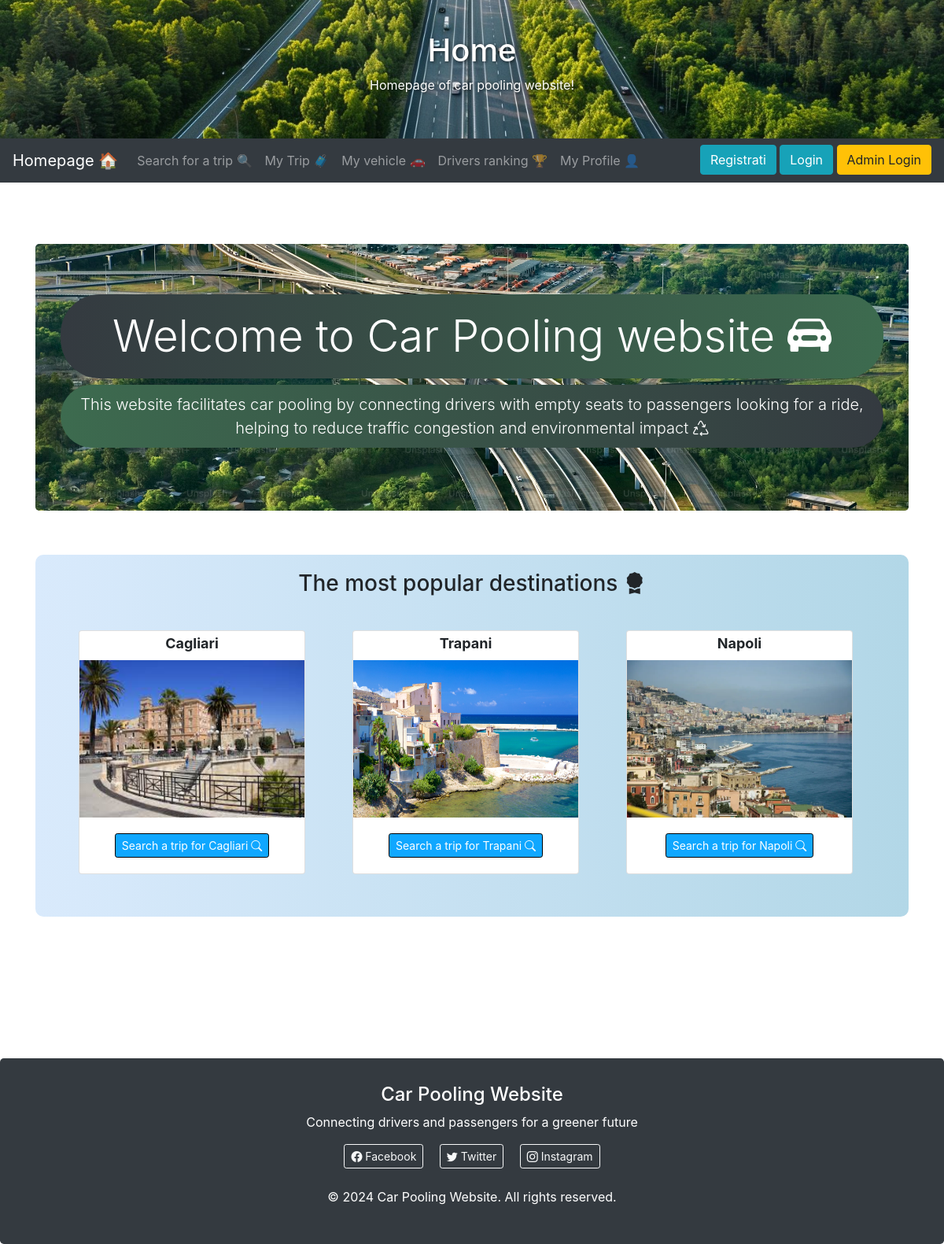
Before: / with the older database file.
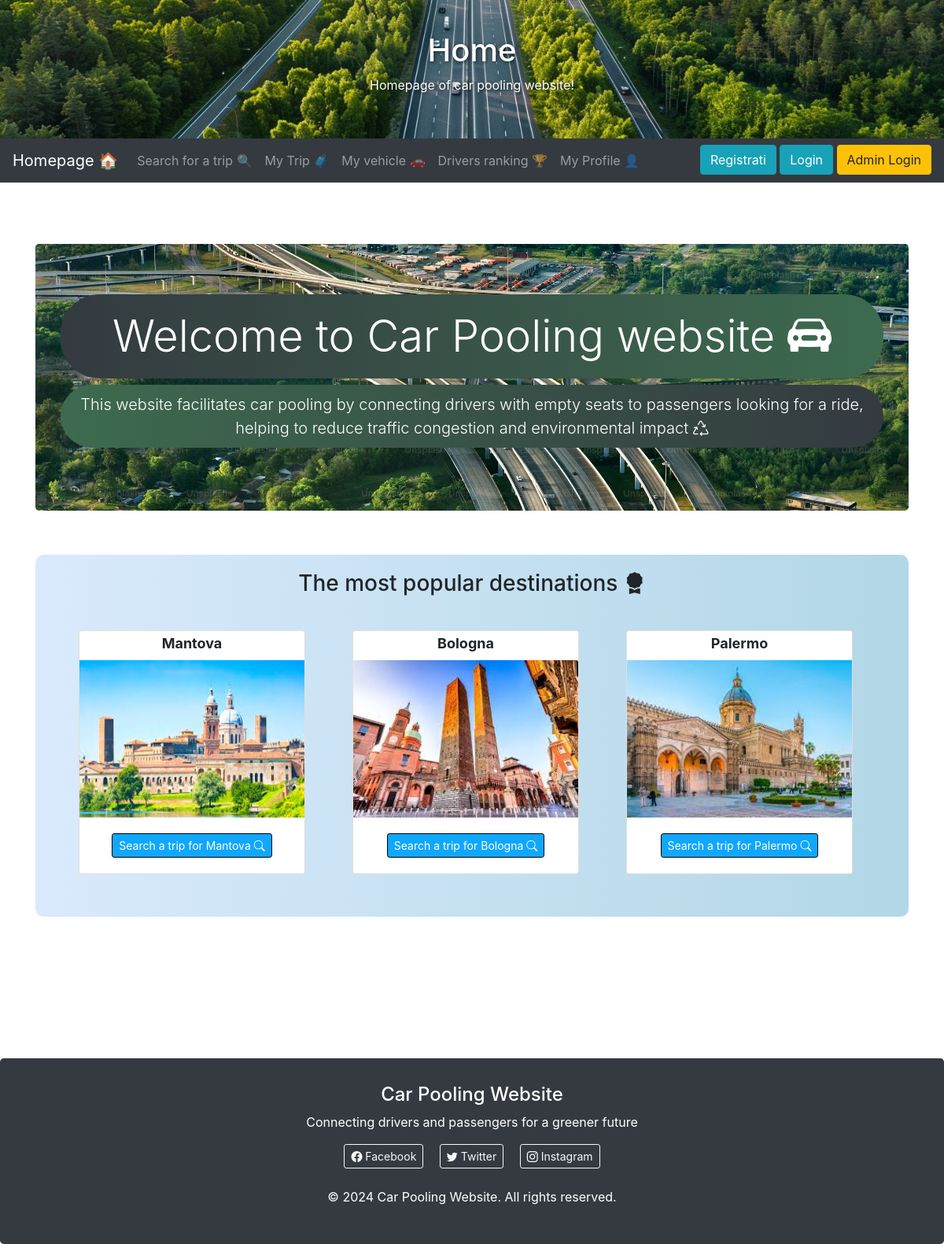
After: the same page with the newer database file.
### gestione/models.py (models this page shows, shortened)
class Ride(models.Model):
    car = models.ForeignKey(Car , on_delete=models.SET_NULL , default = None ,null=True , related_name="my_rides")
    user = models.ForeignKey(User, on_delete=models.PROTECT,blank=True,null=True,default=None, related_name="my_rides")
    departure_location = models.CharField(max_length=30 , null  = False , default = "NO_LOCATION_D")
    departure_state = models.CharField(max_length=30 , null  = False , default = "NO_STATE_D")
    departure_address = models.CharField(max_length=30 , null  = False , default = "NO_ADDRESS_D")
    arrival_location = models.CharField(max_length=30 , null = False , default = "NO_LOCATION_A")
    arrival_state = models.CharField(max_length=30 , null  = False , default = "NO_STATE_A")
    arrival_address = models.CharField(max_length=30 , null  = False , default = "NO_ADDRESS_A")
    departure_time = models.DateTimeField(null=False , default=timezone.make_aware(timezone.datetime(1970, 1, 1, 0, 0, 0)))
    arrival_time = models.DateTimeField(null=False , default=timezone.make_aware(timezone.datetime(1970, 1, 1, 0, 0, 0)))
    open_registration_time = models.DateTimeField(null = False , default=timezone.make_aware(timezone.datetime(1970, 1, 1, 0, 0, 0)))
    close_registration_time = models.DateTimeField(null = False , default=timezone.make_aware(timezone.datetime(1970, 1, 1, 0, 0, 0)))
    max_passenger = models.IntegerField(default=0 , null = False )
    image = models.ImageField(upload_to='ride_images/', null=True, blank=True)

### CarPooling/views.py (the view)
# urls.py: re_path(r"^$|^\/$|^home\/$", home_page ,name="home"),  # Homepage
def home_page(request):
    top_destination = Ride.objects.raw("""
        SELECT id, arrival_location, COUNT(id) as count, MAX(image) as max_img
        FROM gestione_ride
        GROUP BY arrival_location
        ORDER BY count DESC
        LIMIT 3
    """)
    ctx = { "top_destination": top_destination}
    return render(request, template_name="home.html" , context=ctx)

### templates/home.html (shortened to what this page needs)
{% extends 'basebs.html' %}
{% load static %}
{% block header1 %}
  <div class="header-background">
    <h1>Home</h1>
    <p>Homepage of car pooling website!</p>
  </div>
{% endblock %}
{% block content %}
<br><br>
<div class="jumbotron" style="background: url('/static/img/test.jpg') no-repeat center center; background-size: cover; color: rgb(255, 255, 255);">
  <h1 style="background: linear-gradient(to right, #343A40, #3d6b4f) black; border-radius: 50px; padding: 20px;" class="display-4">Welcome to Car Pooling website <i class="bi bi-car-front-fill"></i> </h1>
  <p style="background: linear-gradient(to right, #3d6b4f, #343A40) black; border-radius: 50px; padding: 10px;" class="lead">This website facilitates car pooling by connecting drivers with empty seats to passengers looking for a ride, helping to reduce traffic congestion and environmental impact <i class="bi bi-recycle"></i></p>
</div>
<br>
<div style="background: linear-gradient(to right, #d9eafc, #b2d7e7); padding: 20px; text-align: center; border-radius: 10px;">
<h3> The most popular destinations <i class="bi bi-award-fill"></i> </h3>
<br>
<div class="container text-center">
  <div class="row justify-content-start">
    {% for destination in top_destination %}
    <div class="col-auto card-container">
      <div class="card" style="width: 18rem;">
        <h4> <span class="badge rounded-pill text-bg-info"> {{destination.arrival_location}} </span> </h4>
        {% if destination.image %}
          <img src="{{ destination.image.url }}" height="200px" alt="city_img">
        {% else %}
            <img src="{% static '/img/no_img.jpg' %}" height="200px" alt="default_city_img">
        {% endif %}
        <div class="card-body">
          <a href="{% url 'search_results_trip' destination.arrival_location 'Destination' %}" style = "background-color: rgb(16, 167, 255); border-color: black ;" class="btn btn-primary btn-sm"> Search a trip for {{destination.arrival_location}} <i class="bi bi-search"></i> </a>
        </div>
      </div>
    </div>
    {% endfor %}
  </div>
</div>
{% endblock %}

Changed rows visible on the page:
no longer on this page (row unchanged): Ride: arrival_location "Cagliari", image (picture)
no longer on this page (row unchanged): Ride: arrival_location "Trapani", image (picture)
no longer on this page (row unchanged): Ride: arrival_location "Napoli", image (picture)
added Ride: arrival_location "Mantova", image (picture)
added Ride: arrival_location "Bologna", image (picture)
added Ride: arrival_location "Palermo", image (picture)
